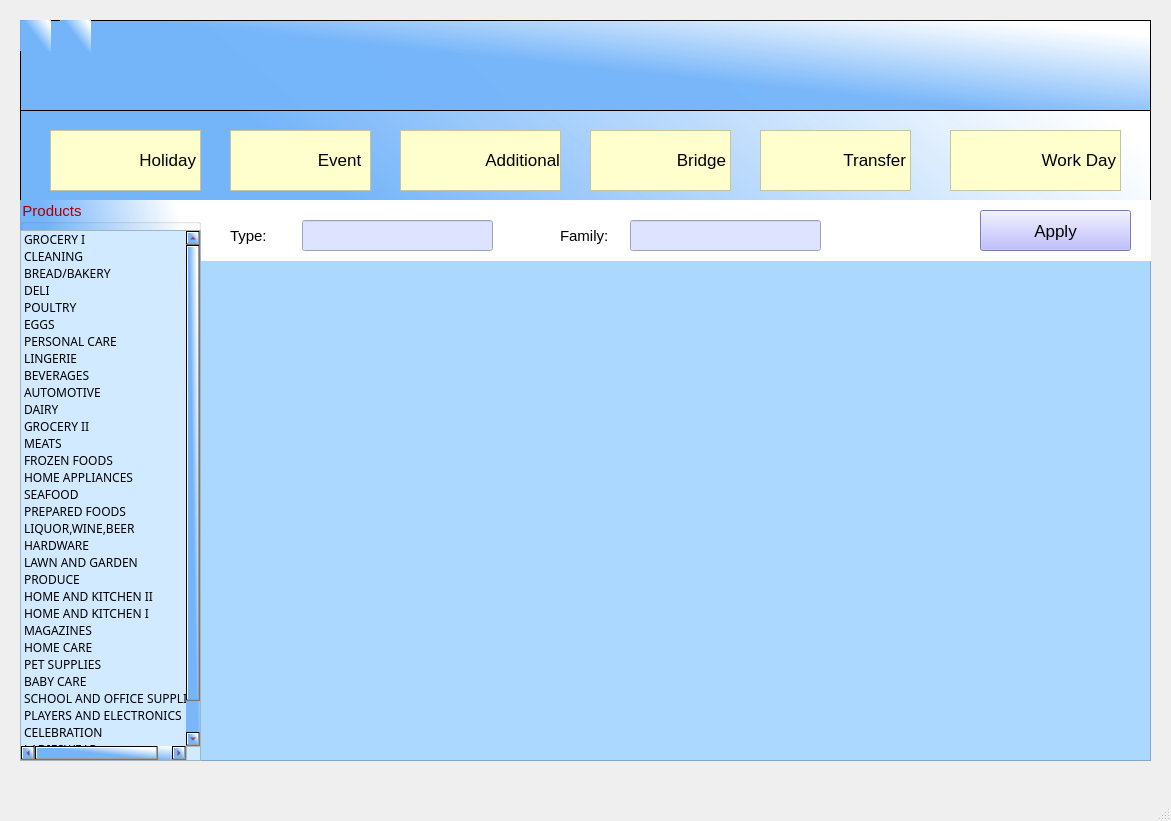
<?xml version="1.0" encoding="UTF-8"?>
<ui version="4.0">
 <class>MainWindow</class>
 <widget class="QMainWindow" name="MainWindow">
  <property name="geometry">
   <rect>
    <x>0</x>
    <y>0</y>
    <width>1171</width>
    <height>821</height>
   </rect>
  </property>
  <property name="windowTitle">
   <string>MainWindow</string>
  </property>
  <property name="styleSheet">
   <string notr="true"/>
  </property>
  <widget class="QWidget" name="centralwidget">
   <widget class="QWidget" name="widget" native="true">
    <property name="geometry">
     <rect>
      <x>20</x>
      <y>20</y>
      <width>1131</width>
      <height>741</height>
     </rect>
    </property>
    <property name="styleSheet">
     <string notr="true">background-color: rgb(135, 255, 255);
background-color: qlineargradient(spread:pad, x1:0.502488, y1:0.528, x2:1, y2:0.148, stop:0 rgba(116, 180, 249, 242), stop:0.970149 rgba(255, 255, 255, 255));</string>
    </property>
    <widget class="QWidget" name="gridLayoutWidget">
     <property name="geometry">
      <rect>
       <x>0</x>
       <y>0</y>
       <width>1131</width>
       <height>741</height>
      </rect>
     </property>
     <layout class="QGridLayout" name="gridLayout">
      <item row="1" column="0">
       <widget class="QFrame" name="frame">
        <property name="styleSheet">
         <string notr="true">background-color: qlineargradient(spread:pad, x1:0.502488, y1:0.528, x2:1, y2:0.148, stop:0 rgba(116, 180, 249, 242), stop:0.970149 rgba(255, 255, 255, 255));</string>
        </property>
        <property name="frameShape">
         <enum>QFrame::StyledPanel</enum>
        </property>
        <property name="frameShadow">
         <enum>QFrame::Raised</enum>
        </property>
        <widget class="QFrame" name="frame_2">
         <property name="geometry">
          <rect>
           <x>0</x>
           <y>0</y>
           <width>1131</width>
           <height>91</height>
          </rect>
         </property>
         <property name="styleSheet">
          <string notr="true">background-color: qlineargradient(spread:pad, x1:0.502488, y1:0.528, x2:1, y2:0.148, stop:0 rgba(116, 180, 249, 242), stop:0.970149 rgba(255, 255, 255, 255));

</string>
         </property>
         <property name="frameShape">
          <enum>QFrame::StyledPanel</enum>
         </property>
         <property name="frameShadow">
          <enum>QFrame::Raised</enum>
         </property>
         <widget class="QLabel" name="labelHome">
          <property name="geometry">
           <rect>
            <x>0</x>
            <y>0</y>
            <width>31</width>
            <height>31</height>
           </rect>
          </property>
          <property name="focusPolicy">
           <enum>Qt::StrongFocus</enum>
          </property>
          <property name="text">
           <string/>
          </property>
          <property name="pixmap">
           <pixmap>images/ic_home.png</pixmap>
          </property>
          <property name="scaledContents">
           <bool>true</bool>
          </property>
         </widget>
         <widget class="QLabel" name="labelProfile">
          <property name="geometry">
           <rect>
            <x>40</x>
            <y>0</y>
            <width>31</width>
            <height>31</height>
           </rect>
          </property>
          <property name="focusPolicy">
           <enum>Qt::StrongFocus</enum>
          </property>
          <property name="text">
           <string/>
          </property>
          <property name="pixmap">
           <pixmap>images/ic_profile.png</pixmap>
          </property>
          <property name="scaledContents">
           <bool>true</bool>
          </property>
         </widget>
        </widget>
        <widget class="QTableView" name="tableView">
         <property name="geometry">
          <rect>
           <x>180</x>
           <y>240</y>
           <width>951</width>
           <height>501</height>
          </rect>
         </property>
         <property name="styleSheet">
          <string notr="true">background-color: rgb(170, 216, 255);</string>
         </property>
        </widget>
        <widget class="QLabel" name="labelEvent">
         <property name="geometry">
          <rect>
           <x>210</x>
           <y>110</y>
           <width>141</width>
           <height>61</height>
          </rect>
         </property>
         <property name="font">
          <font>
           <pointsize>13</pointsize>
           <weight>50</weight>
           <bold>false</bold>
          </font>
         </property>
         <property name="focusPolicy">
          <enum>Qt::StrongFocus</enum>
         </property>
         <property name="layoutDirection">
          <enum>Qt::RightToLeft</enum>
         </property>
         <property name="styleSheet">
          <string notr="true">background-color: rgb(255, 254, 205);</string>
         </property>
         <property name="frameShape">
          <enum>QFrame::StyledPanel</enum>
         </property>
         <property name="frameShadow">
          <enum>QFrame::Plain</enum>
         </property>
         <property name="text">
          <string>&lt;html&gt;&lt;head/&gt;&lt;body&gt;&lt;p align=&quot;right&quot;&gt;Event      &lt;/p&gt;&lt;/body&gt;&lt;/html&gt;</string>
         </property>
         <property name="textFormat">
          <enum>Qt::AutoText</enum>
         </property>
         <property name="scaledContents">
          <bool>false</bool>
         </property>
         <property name="alignment">
          <set>Qt::AlignRight|Qt::AlignTrailing|Qt::AlignVCenter</set>
         </property>
        </widget>
        <widget class="QLabel" name="labelBridge">
         <property name="geometry">
          <rect>
           <x>570</x>
           <y>110</y>
           <width>141</width>
           <height>61</height>
          </rect>
         </property>
         <property name="font">
          <font>
           <pointsize>13</pointsize>
           <weight>50</weight>
           <bold>false</bold>
          </font>
         </property>
         <property name="focusPolicy">
          <enum>Qt::StrongFocus</enum>
         </property>
         <property name="layoutDirection">
          <enum>Qt::RightToLeft</enum>
         </property>
         <property name="styleSheet">
          <string notr="true">background-color: rgb(255, 254, 205);</string>
         </property>
         <property name="frameShape">
          <enum>QFrame::StyledPanel</enum>
         </property>
         <property name="frameShadow">
          <enum>QFrame::Plain</enum>
         </property>
         <property name="text">
          <string>Bridge</string>
         </property>
         <property name="textFormat">
          <enum>Qt::AutoText</enum>
         </property>
         <property name="scaledContents">
          <bool>false</bool>
         </property>
         <property name="alignment">
          <set>Qt::AlignRight|Qt::AlignTrailing|Qt::AlignVCenter</set>
         </property>
        </widget>
        <widget class="QLabel" name="labelTransfer">
         <property name="geometry">
          <rect>
           <x>740</x>
           <y>110</y>
           <width>151</width>
           <height>61</height>
          </rect>
         </property>
         <property name="font">
          <font>
           <pointsize>13</pointsize>
           <weight>50</weight>
           <bold>false</bold>
          </font>
         </property>
         <property name="focusPolicy">
          <enum>Qt::StrongFocus</enum>
         </property>
         <property name="layoutDirection">
          <enum>Qt::RightToLeft</enum>
         </property>
         <property name="styleSheet">
          <string notr="true">background-color: rgb(255, 254, 205);</string>
         </property>
         <property name="frameShape">
          <enum>QFrame::StyledPanel</enum>
         </property>
         <property name="frameShadow">
          <enum>QFrame::Plain</enum>
         </property>
         <property name="text">
          <string>Transfer</string>
         </property>
         <property name="textFormat">
          <enum>Qt::AutoText</enum>
         </property>
         <property name="scaledContents">
          <bool>false</bool>
         </property>
         <property name="alignment">
          <set>Qt::AlignRight|Qt::AlignTrailing|Qt::AlignVCenter</set>
         </property>
        </widget>
        <widget class="QLabel" name="labelWorkDay">
         <property name="geometry">
          <rect>
           <x>930</x>
           <y>110</y>
           <width>171</width>
           <height>61</height>
          </rect>
         </property>
         <property name="font">
          <font>
           <pointsize>13</pointsize>
           <weight>50</weight>
           <bold>false</bold>
          </font>
         </property>
         <property name="focusPolicy">
          <enum>Qt::StrongFocus</enum>
         </property>
         <property name="layoutDirection">
          <enum>Qt::RightToLeft</enum>
         </property>
         <property name="styleSheet">
          <string notr="true">background-color: rgb(255, 254, 205);</string>
         </property>
         <property name="frameShape">
          <enum>QFrame::StyledPanel</enum>
         </property>
         <property name="frameShadow">
          <enum>QFrame::Plain</enum>
         </property>
         <property name="text">
          <string>Work Day</string>
         </property>
         <property name="textFormat">
          <enum>Qt::AutoText</enum>
         </property>
         <property name="scaledContents">
          <bool>false</bool>
         </property>
         <property name="alignment">
          <set>Qt::AlignRight|Qt::AlignTrailing|Qt::AlignVCenter</set>
         </property>
        </widget>
        <widget class="QLabel" name="labelHoliday">
         <property name="geometry">
          <rect>
           <x>30</x>
           <y>110</y>
           <width>151</width>
           <height>61</height>
          </rect>
         </property>
         <property name="font">
          <font>
           <pointsize>13</pointsize>
           <weight>50</weight>
           <bold>false</bold>
          </font>
         </property>
         <property name="focusPolicy">
          <enum>Qt::StrongFocus</enum>
         </property>
         <property name="layoutDirection">
          <enum>Qt::RightToLeft</enum>
         </property>
         <property name="styleSheet">
          <string notr="true">background-color: rgb(255, 254, 205);</string>
         </property>
         <property name="frameShape">
          <enum>QFrame::StyledPanel</enum>
         </property>
         <property name="frameShadow">
          <enum>QFrame::Plain</enum>
         </property>
         <property name="text">
          <string>Holiday</string>
         </property>
         <property name="textFormat">
          <enum>Qt::AutoText</enum>
         </property>
         <property name="scaledContents">
          <bool>false</bool>
         </property>
         <property name="alignment">
          <set>Qt::AlignRight|Qt::AlignTrailing|Qt::AlignVCenter</set>
         </property>
        </widget>
        <widget class="QLabel" name="label_9">
         <property name="geometry">
          <rect>
           <x>40</x>
           <y>120</y>
           <width>41</width>
           <height>41</height>
          </rect>
         </property>
         <property name="styleSheet">
          <string notr="true">background-color: rgb(255, 254, 205);</string>
         </property>
         <property name="text">
          <string/>
         </property>
         <property name="pixmap">
          <pixmap>images/ic_holiday.png</pixmap>
         </property>
         <property name="scaledContents">
          <bool>true</bool>
         </property>
        </widget>
        <widget class="QLabel" name="label_10">
         <property name="geometry">
          <rect>
           <x>220</x>
           <y>120</y>
           <width>51</width>
           <height>41</height>
          </rect>
         </property>
         <property name="styleSheet">
          <string notr="true">background-color: rgb(255, 254, 205);</string>
         </property>
         <property name="text">
          <string/>
         </property>
         <property name="pixmap">
          <pixmap>images/ic_event.png</pixmap>
         </property>
         <property name="scaledContents">
          <bool>true</bool>
         </property>
        </widget>
        <widget class="QLabel" name="labelAdditional">
         <property name="geometry">
          <rect>
           <x>380</x>
           <y>110</y>
           <width>161</width>
           <height>61</height>
          </rect>
         </property>
         <property name="font">
          <font>
           <pointsize>13</pointsize>
           <weight>50</weight>
           <bold>false</bold>
          </font>
         </property>
         <property name="focusPolicy">
          <enum>Qt::StrongFocus</enum>
         </property>
         <property name="layoutDirection">
          <enum>Qt::RightToLeft</enum>
         </property>
         <property name="styleSheet">
          <string notr="true">background-color: rgb(255, 254, 205);</string>
         </property>
         <property name="frameShape">
          <enum>QFrame::StyledPanel</enum>
         </property>
         <property name="frameShadow">
          <enum>QFrame::Plain</enum>
         </property>
         <property name="text">
          <string>&lt;html&gt;&lt;head/&gt;&lt;body&gt;&lt;p align=&quot;right&quot;&gt;Additional&lt;/p&gt;&lt;/body&gt;&lt;/html&gt;</string>
         </property>
         <property name="textFormat">
          <enum>Qt::AutoText</enum>
         </property>
         <property name="scaledContents">
          <bool>false</bool>
         </property>
         <property name="alignment">
          <set>Qt::AlignCenter</set>
         </property>
        </widget>
        <widget class="QLabel" name="label_15">
         <property name="geometry">
          <rect>
           <x>940</x>
           <y>120</y>
           <width>51</width>
           <height>41</height>
          </rect>
         </property>
         <property name="styleSheet">
          <string notr="true">background-color: rgb(255, 254, 205);</string>
         </property>
         <property name="text">
          <string/>
         </property>
         <property name="pixmap">
          <pixmap>images/ic_workday.png</pixmap>
         </property>
         <property name="scaledContents">
          <bool>true</bool>
         </property>
        </widget>
        <widget class="QLabel" name="label_12">
         <property name="geometry">
          <rect>
           <x>390</x>
           <y>120</y>
           <width>51</width>
           <height>41</height>
          </rect>
         </property>
         <property name="styleSheet">
          <string notr="true">background-color: rgb(255, 254, 205);</string>
         </property>
         <property name="text">
          <string/>
         </property>
         <property name="pixmap">
          <pixmap>images/ic_additional.png</pixmap>
         </property>
         <property name="scaledContents">
          <bool>true</bool>
         </property>
        </widget>
        <widget class="QLabel" name="label_13">
         <property name="geometry">
          <rect>
           <x>580</x>
           <y>120</y>
           <width>51</width>
           <height>41</height>
          </rect>
         </property>
         <property name="styleSheet">
          <string notr="true">background-color: rgb(255, 254, 205);</string>
         </property>
         <property name="text">
          <string/>
         </property>
         <property name="pixmap">
          <pixmap>images/ic_bridge.png</pixmap>
         </property>
         <property name="scaledContents">
          <bool>true</bool>
         </property>
        </widget>
        <widget class="QLabel" name="label_14">
         <property name="geometry">
          <rect>
           <x>750</x>
           <y>120</y>
           <width>51</width>
           <height>41</height>
          </rect>
         </property>
         <property name="styleSheet">
          <string notr="true">background-color: rgb(255, 254, 205);</string>
         </property>
         <property name="text">
          <string/>
         </property>
         <property name="pixmap">
          <pixmap>images/ic_transfer.png</pixmap>
         </property>
         <property name="scaledContents">
          <bool>true</bool>
         </property>
        </widget>
        <widget class="QWidget" name="widget_2" native="true">
         <property name="geometry">
          <rect>
           <x>180</x>
           <y>180</y>
           <width>951</width>
           <height>61</height>
          </rect>
         </property>
         <property name="styleSheet">
          <string notr="true">background-color: rgb(255, 255, 255);</string>
         </property>
         <widget class="QPushButton" name="pushButtonApply">
          <property name="geometry">
           <rect>
            <x>780</x>
            <y>10</y>
            <width>151</width>
            <height>41</height>
           </rect>
          </property>
          <property name="font">
           <font>
            <pointsize>13</pointsize>
            <weight>50</weight>
            <bold>false</bold>
           </font>
          </property>
          <property name="styleSheet">
           <string notr="true">background-color: rgb(170, 170, 255);</string>
          </property>
          <property name="text">
           <string>Apply</string>
          </property>
          <property name="icon">
           <iconset>
            <normaloff>images/ic_apply.png</normaloff>images/ic_apply.png</iconset>
          </property>
         </widget>
         <widget class="QLineEdit" name="lineEditType">
          <property name="geometry">
           <rect>
            <x>102</x>
            <y>20</y>
            <width>191</width>
            <height>31</height>
           </rect>
          </property>
          <property name="focusPolicy">
           <enum>Qt::StrongFocus</enum>
          </property>
          <property name="styleSheet">
           <string notr="true">background-color: rgb(222, 227, 255);</string>
          </property>
         </widget>
         <widget class="QLabel" name="label">
          <property name="geometry">
           <rect>
            <x>30</x>
            <y>25</y>
            <width>55</width>
            <height>21</height>
           </rect>
          </property>
          <property name="font">
           <font>
            <pointsize>11</pointsize>
           </font>
          </property>
          <property name="text">
           <string>Type:</string>
          </property>
         </widget>
         <widget class="QLabel" name="label_2">
          <property name="geometry">
           <rect>
            <x>360</x>
            <y>20</y>
            <width>61</width>
            <height>31</height>
           </rect>
          </property>
          <property name="font">
           <font>
            <pointsize>11</pointsize>
           </font>
          </property>
          <property name="text">
           <string>Family:</string>
          </property>
         </widget>
         <widget class="QLineEdit" name="lineEditFamily">
          <property name="geometry">
           <rect>
            <x>430</x>
            <y>20</y>
            <width>191</width>
            <height>31</height>
           </rect>
          </property>
          <property name="focusPolicy">
           <enum>Qt::StrongFocus</enum>
          </property>
          <property name="styleSheet">
           <string notr="true">background-color: rgb(222, 227, 255);</string>
          </property>
         </widget>
        </widget>
        <widget class="QGroupBox" name="groupBox">
         <property name="geometry">
          <rect>
           <x>0</x>
           <y>180</y>
           <width>181</width>
           <height>561</height>
          </rect>
         </property>
         <property name="font">
          <font>
           <pointsize>11</pointsize>
          </font>
         </property>
         <property name="styleSheet">
          <string notr="true">color: rgb(170, 0, 0);</string>
         </property>
         <property name="title">
          <string>Products</string>
         </property>
         <widget class="QListWidget" name="listWidgetProducts">
          <property name="geometry">
           <rect>
            <x>0</x>
            <y>30</y>
            <width>181</width>
            <height>531</height>
           </rect>
          </property>
          <property name="font">
           <font>
            <family>Segoe UI Semibold</family>
            <weight>50</weight>
            <bold>false</bold>
           </font>
          </property>
          <property name="styleSheet">
           <string notr="true">background-color: rgb(210, 234, 255);
color: rgb(0, 0, 0);</string>
          </property>
          <property name="movement">
           <enum>QListView::Static</enum>
          </property>
          <property name="resizeMode">
           <enum>QListView::Fixed</enum>
          </property>
          <property name="layoutMode">
           <enum>QListView::SinglePass</enum>
          </property>
          <item>
           <property name="text">
            <string>GROCERY I</string>
           </property>
           <property name="font">
            <font>
             <pointsize>9</pointsize>
            </font>
           </property>
          </item>
          <item>
           <property name="text">
            <string>CLEANING</string>
           </property>
           <property name="font">
            <font>
             <pointsize>9</pointsize>
            </font>
           </property>
          </item>
          <item>
           <property name="text">
            <string>BREAD/BAKERY</string>
           </property>
           <property name="toolTip">
            <string/>
           </property>
          </item>
          <item>
           <property name="text">
            <string>DELI</string>
           </property>
          </item>
          <item>
           <property name="text">
            <string>POULTRY</string>
           </property>
          </item>
          <item>
           <property name="text">
            <string>EGGS</string>
           </property>
          </item>
          <item>
           <property name="text">
            <string>PERSONAL CARE</string>
           </property>
          </item>
          <item>
           <property name="text">
            <string>LINGERIE</string>
           </property>
          </item>
          <item>
           <property name="text">
            <string>BEVERAGES</string>
           </property>
          </item>
          <item>
           <property name="text">
            <string>AUTOMOTIVE</string>
           </property>
          </item>
          <item>
           <property name="text">
            <string>DAIRY</string>
           </property>
          </item>
          <item>
           <property name="text">
            <string>GROCERY II</string>
           </property>
          </item>
          <item>
           <property name="text">
            <string>MEATS</string>
           </property>
          </item>
          <item>
           <property name="text">
            <string>FROZEN FOODS</string>
           </property>
          </item>
          <item>
           <property name="text">
            <string>HOME APPLIANCES</string>
           </property>
          </item>
          <item>
           <property name="text">
            <string>SEAFOOD</string>
           </property>
          </item>
          <item>
           <property name="text">
            <string>PREPARED FOODS</string>
           </property>
          </item>
          <item>
           <property name="text">
            <string>LIQUOR,WINE,BEER</string>
           </property>
          </item>
          <item>
           <property name="text">
            <string>HARDWARE</string>
           </property>
          </item>
          <item>
           <property name="text">
            <string>LAWN AND GARDEN</string>
           </property>
          </item>
          <item>
           <property name="text">
            <string>PRODUCE</string>
           </property>
          </item>
          <item>
           <property name="text">
            <string>HOME AND KITCHEN II</string>
           </property>
          </item>
          <item>
           <property name="text">
            <string>HOME AND KITCHEN I</string>
           </property>
          </item>
          <item>
           <property name="text">
            <string>MAGAZINES</string>
           </property>
          </item>
          <item>
           <property name="text">
            <string>HOME CARE</string>
           </property>
          </item>
          <item>
           <property name="text">
            <string>PET SUPPLIES</string>
           </property>
          </item>
          <item>
           <property name="text">
            <string>BABY CARE</string>
           </property>
          </item>
          <item>
           <property name="text">
            <string>SCHOOL AND OFFICE SUPPLIES</string>
           </property>
          </item>
          <item>
           <property name="text">
            <string>PLAYERS AND ELECTRONICS</string>
           </property>
          </item>
          <item>
           <property name="text">
            <string>CELEBRATION</string>
           </property>
          </item>
          <item>
           <property name="text">
            <string>LADIESWEAR</string>
           </property>
          </item>
          <item>
           <property name="text">
            <string>BOOKS</string>
           </property>
          </item>
         </widget>
        </widget>
       </widget>
      </item>
     </layout>
    </widget>
   </widget>
  </widget>
  <widget class="QMenuBar" name="menubar">
   <property name="geometry">
    <rect>
     <x>0</x>
     <y>0</y>
     <width>1171</width>
     <height>26</height>
    </rect>
   </property>
  </widget>
  <widget class="QStatusBar" name="statusbar"/>
 </widget>
 <resources/>
 <connections/>
</ui>
